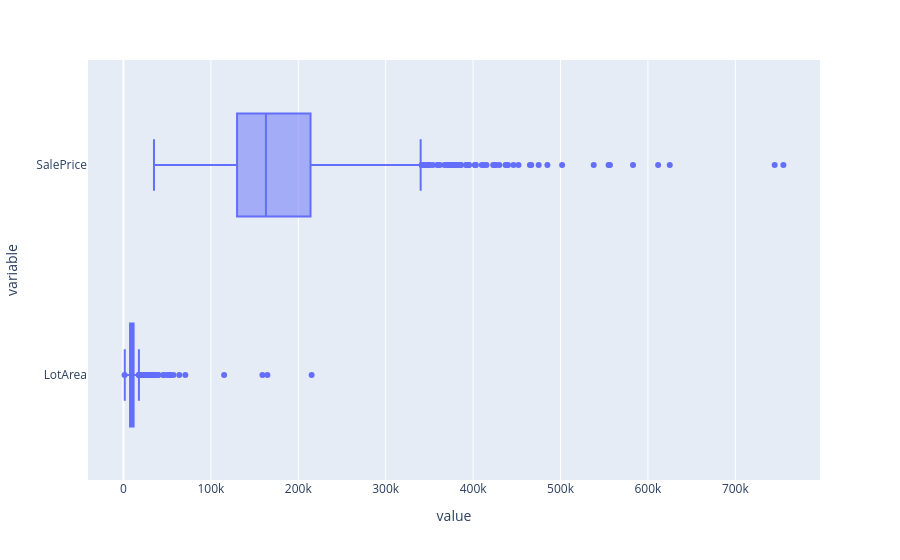

Write notebook code for a chart like this one.
### Code cell
px.box(data[['LotArea','SalePrice'] ], orientation="h")

### Figure 1 — Plotly figure (JSON) as saved in the notebook; plotly's stock layout.template omitted (floating-point values rounded to 4 significant figures; data arrays with more than 128 entries replaced by an {"elided": "..."} marker saying what was removed)
{"data": [{"alignmentgroup": "True", "hovertemplate": "value=%{x}<br>variable=%{y}<extra></extra>", "legendgroup": "", "marker": {"color": "#636efa"}, "name": "", "notched": false, "offsetgroup": "", "orientation": "h", "showlegend": false, "type": "box", "x": {"elided": "2920 int values"}, "x0": " ", "xaxis": "x", "y": {"elided": "2920 str values"}, "y0": " ", "yaxis": "y"}], "layout": {"boxmode": "group", "legend": {"tracegroupgap": 0}, "margin": {"t": 60}, "xaxis": {"anchor": "y", "domain": [0, 1], "title": {"text": "value"}}, "yaxis": {"anchor": "x", "domain": [0, 1], "title": {"text": "variable"}}}}
